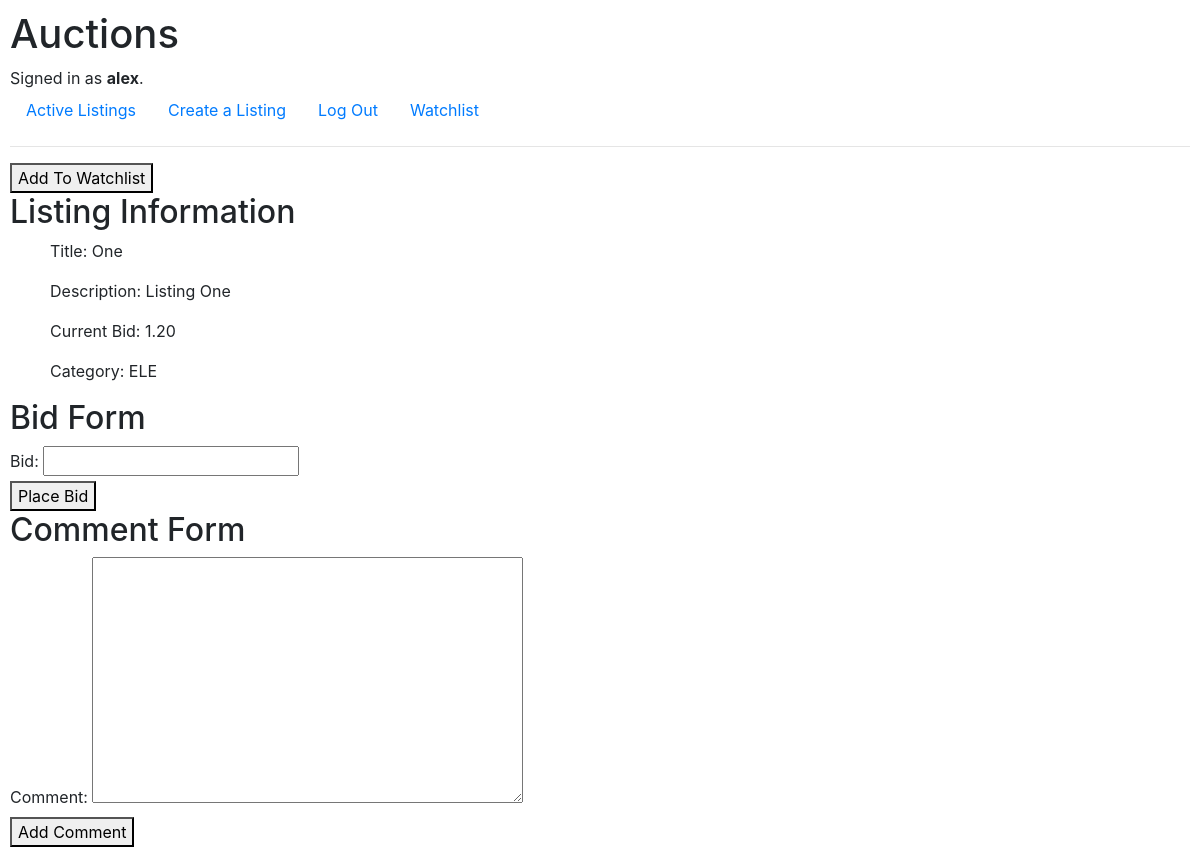
/2 (signed in), run on the app's committed database.
### auctions/models.py (models this page shows, shortened)
class User(AbstractUser):
    pass

class Listing(models.Model):
    CATEGORIES = [
        ("MOT", "Motors"),
        ("ART", "Collectibles & Art"),
        ("ELE", "Electronics"),
        ("H&G", "Home & Garden"),
        ("C&A", "Clothing & Accessories"),
        ("TOY", "Toys"),
        ("SPG", "Sporting Goods"),
        ("B&I", "Business & Industrial"),
        ("J&W", "Jewelry & Watches")
    ]
    title = models.CharField(max_length=100)
    description = models.TextField()
    price = models.DecimalField(max_digits=19, decimal_places=2, default=0.00)
    creator = models.ForeignKey(User, on_delete=models.CASCADE, related_name="listings")
    category = models.CharField(max_length=3, choices=CATEGORIES)
    image_URL = models.URLField(blank=True)
    active = models.BooleanField(default=True)

### auctions/views.py (the view)
# urls.py: path("<int:listing_id>", views.listing, name="listing"),
def listing(request, listing_id):
    if request.method == "POST":
        return render(request, "auctions/error.html", {
            "code": 405,
            "message": "Request method 'POST' not allowed at this address."
        })
    try:
        listing = Listing.objects.get(pk=listing_id)
    except ObjectDoesNotExist:
        return render(request, "auctions/error.html", {
            "code": 404,
            "message": "Auction Does Not Exist"
        })
    if listing.active == True:
        if request.user.is_authenticated:
            watchlist = Watchlist.objects.filter(
                listing = listing,
                watcher = User.objects.get(pk=request.user.id)
            ).first()
            if watchlist is not None:
                watching = True
            else:
                watching = False
        else:
            watching = False
        comments = Comment.objects.filter(listing=listing_id)
    else:
        return render(request, "auctions/listing.html")
    return render(request, "auctions/listing.html", {
        "listing": listing,
        "watching": watching,
        "comments": comments,
        "bid_form": NewBidForm(),
        "comment_form": NewCommentForm()
    })

### auctions/views.py
class NewBidForm(ModelForm):
    class Meta:
        model = Bid
        fields = ['bid_amount']

class NewCommentForm(ModelForm):
    class Meta:
        model = Comment
        fields = ['comment']

### auctions/templates/auctions/listing.html (shortened to what this page needs)
{% extends "auctions/layout.html" %}
{% block body %}
    {% if listing.active %}
        {% if user.is_authenticated %}
            {% if user != listing.creator %}
                {% if watching %}
                    <form action="{% url 'auctions:remove_from_watchlist' listing.id %}" method="POST">
                        {% csrf_token %}
                        <button type="submit">Remove From Watchlist</button>
                    </form>
                {% else %}
                    <form action="{% url 'auctions:add_to_watchlist' listing.id %}" method="POST">
                        <button type="submit">Add To Watchlist</button>
                    </form>
                {% endif %}
            {% elif user == listing.creator %}
                <form action="{% url 'auctions:close_listing' listing.id %}" method="POST">
                    {% csrf_token %}
                    <button type="submit">Close Listing</button>
                </form>
            {% endif %}
        {% endif %}
        <div>
            <h2>Listing Information</h2>
            <ul>Title: {{ listing.title }}</ul>
            <ul>Description: {{ listing.description }}</ul>
            <ul>Current Bid: {{ listing.price }}</ul>
            <ul>Category: {{ listing.category }}</ul>
        </div>
        {% if user.is_authenticated %}
        <div>
            <h2>Bid Form</h2>
            <form action="{% url 'auctions:new_bid' listing.id %}" method="POST">
                <div>
                    <label>Bid: </label>
                    {{ bid_form.bid_amount }}
                </div>
                <div>
                    <button type="submit">Place Bid</button>
                </div>
            </form>
        </div>
        <div>
            <h2>Comment Form</h2>
            <form action="{% url 'auctions:new_comment' listing.id %}" method="POST">
                <div>
                    <label>Comment: </label>
                    {{ comment_form.comment }}
                </div>
                <div>
                    <button type="submit">Add Comment</button>
                </div>
            </form>
        </div>
        {% endif %}
    {% else %}
        <h2>This Auction Has Ended.</h2>
    {% endif %}
{% endblock %}

### auctions/templates/auctions/layout.html (shortened to what this page needs)
{% load static %}
<!DOCTYPE html>
<html lang="en">
    <head>
        <link rel="stylesheet" href="https://stackpath.bootstrapcdn.com/bootstrap/4.4.1/css/bootstrap.min.css">
        <link href="{% static 'auctions/styles.css' %}" rel="stylesheet">
    </head>
    <body>
        <h1>Auctions</h1>
        <div>
            {% if user.is_authenticated %}
                Signed in as <strong>{{ user.username }}</strong>.
            {% else %}
                Not signed in.
            {% endif %}
        </div>
        <ul class="nav">
            <li class="nav-item">
                <a class="nav-link" href="{% url 'auctions:index' %}">Active Listings</a>
            </li>
            {% if user.is_authenticated %}
                <li class="nav-item">
                    <a class="nav-link" href="{% url 'auctions:new_listing' %}">Create a Listing</a>
                </li>
                <li class="nav-item">
                    <a class="nav-link" href="{% url 'auctions:logout' %}">Log Out</a>
                </li>
                <li class="nav-item">
                    <a class="nav-link" href="{% url 'auctions:watchlist' %}">Watchlist</a>
                </li>
            {% endif %}
        </ul>
        <hr>
        {% block body %}
        {% endblock %}
    </body>
</html>

### auctions/static/auctions/styles.css (style rules this page uses)
body { padding: 10px; }

### data on the page
User: username "alex"
Listing: title "One", description "Listing One", price "1.20", category "ELE"
